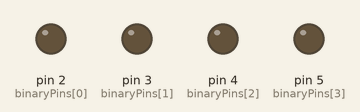
A program run on a simulated Arduino Mega 2560, built with avr-gcc and run on an emulated ATmega2560. On the bench: output pins drawn as LEDs (lit = HIGH).

Above: at 1.3 s.
At 2.3 s:
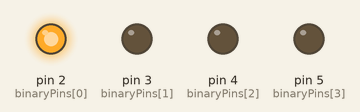
At 3.3 s:
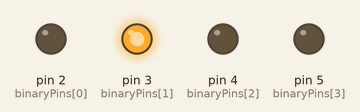
At 4.3 s:
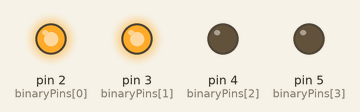
At 5.3 s:
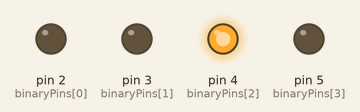
Timing chart, 0 to 6.6 s (numbered marks = the images above):
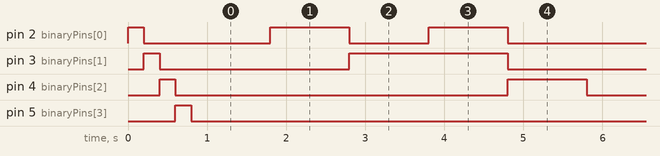

The program:

main.cpp
```cpp
#include <Arduino.h>

uint8_t binaryPins []= {2,3,4,5};


void setup()
{
  Serial.begin(115200);
  for(uint8_t i = 0; i<sizeof(binaryPins); i++)
  {
    pinMode(binaryPins[i], OUTPUT);
    digitalWrite(binaryPins[i], HIGH);
    delay(200);
    digitalWrite(binaryPins[i], LOW);
  }

}

void decToBinaryPins(uint8_t dec, uint8_t delayInterval=0)
{
  for(uint8_t bitNumber = 0; bitNumber<sizeof(binaryPins); bitNumber++)
  {
    digitalWrite(binaryPins[bitNumber], bitRead(dec, bitNumber));
    delay(delayInterval*1000);
  }
}

void loop()
{
  decToBinaryPins(0b0011);//Example three decimal
  for (int i= 0; i<5; i++)
  {
    decToBinaryPins(i);
    delay(1000);
  }
}
```

Measured:
- by itself, pin 2 (binaryPins[0]): repeats every 5.0 s: HIGH 1.0 s, LOW 1.0 s, HIGH 1.0 s, LOW 2.0 s
- by itself, pin 3 (binaryPins[1]): repeats every 5.0 s: HIGH 2.0 s, LOW 3.0 s
- by itself, pin 4 (binaryPins[2]): alternates HIGH for 1.0 s and LOW for 4.0 s
